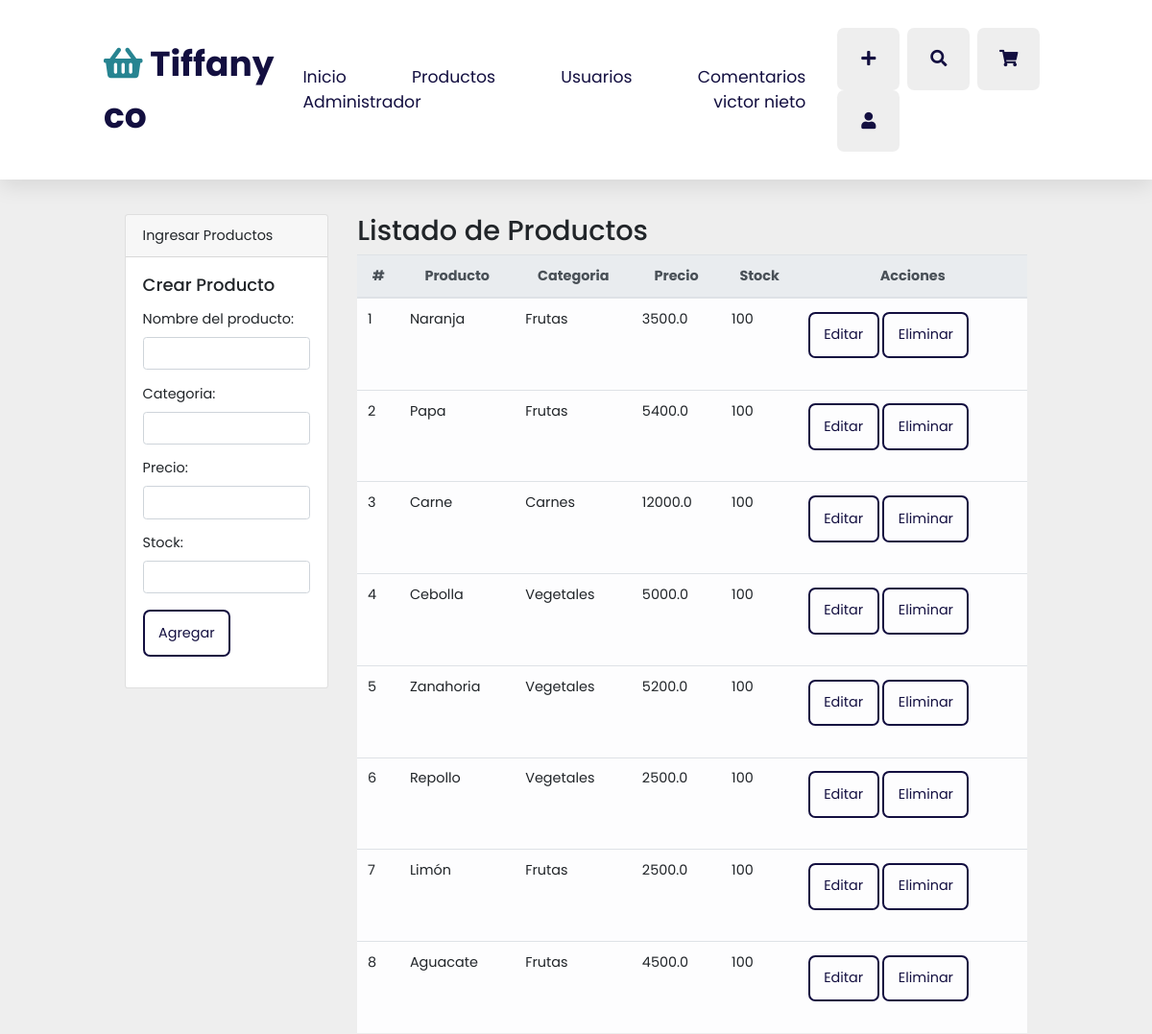
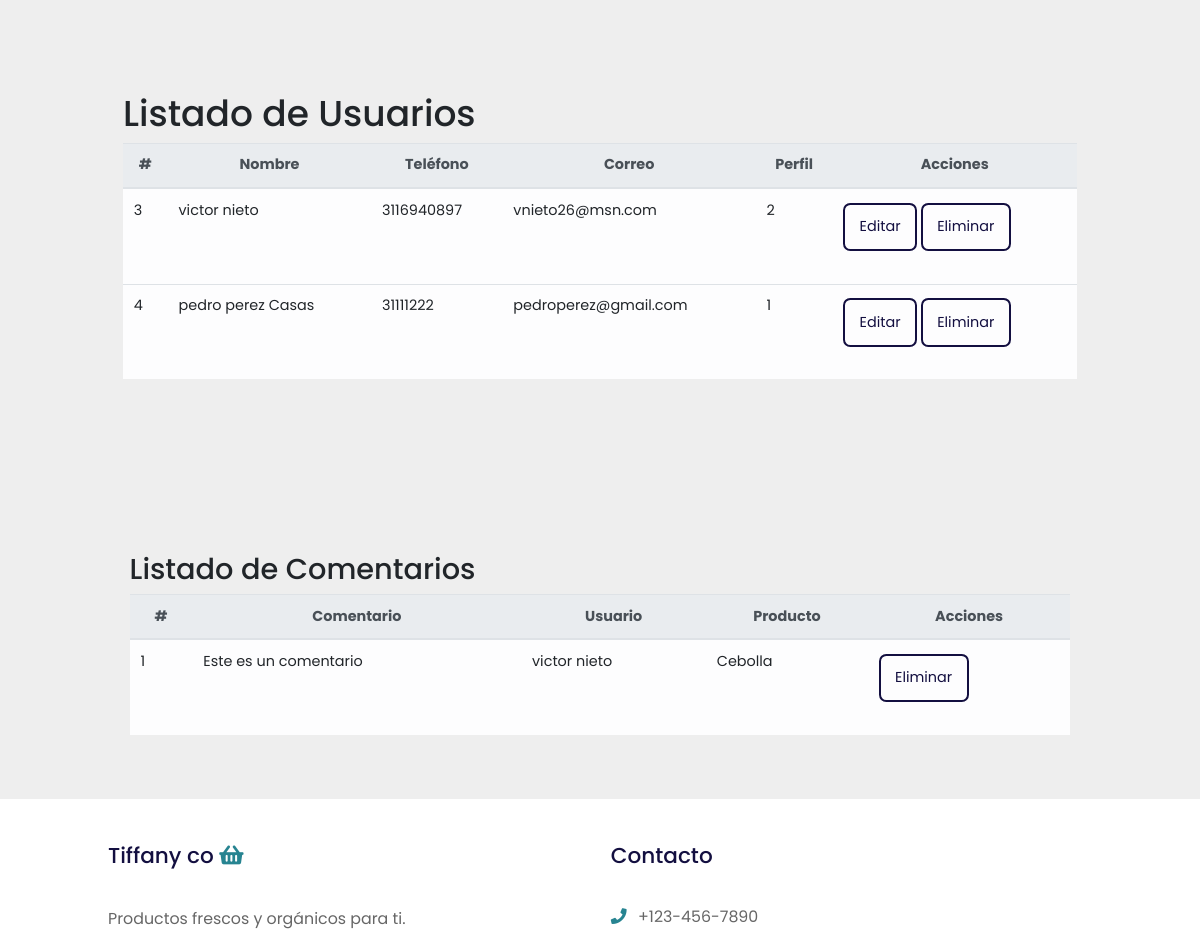
The page /home (signed in, upper part) on the database as committed earlier (2 pictures, top to bottom).
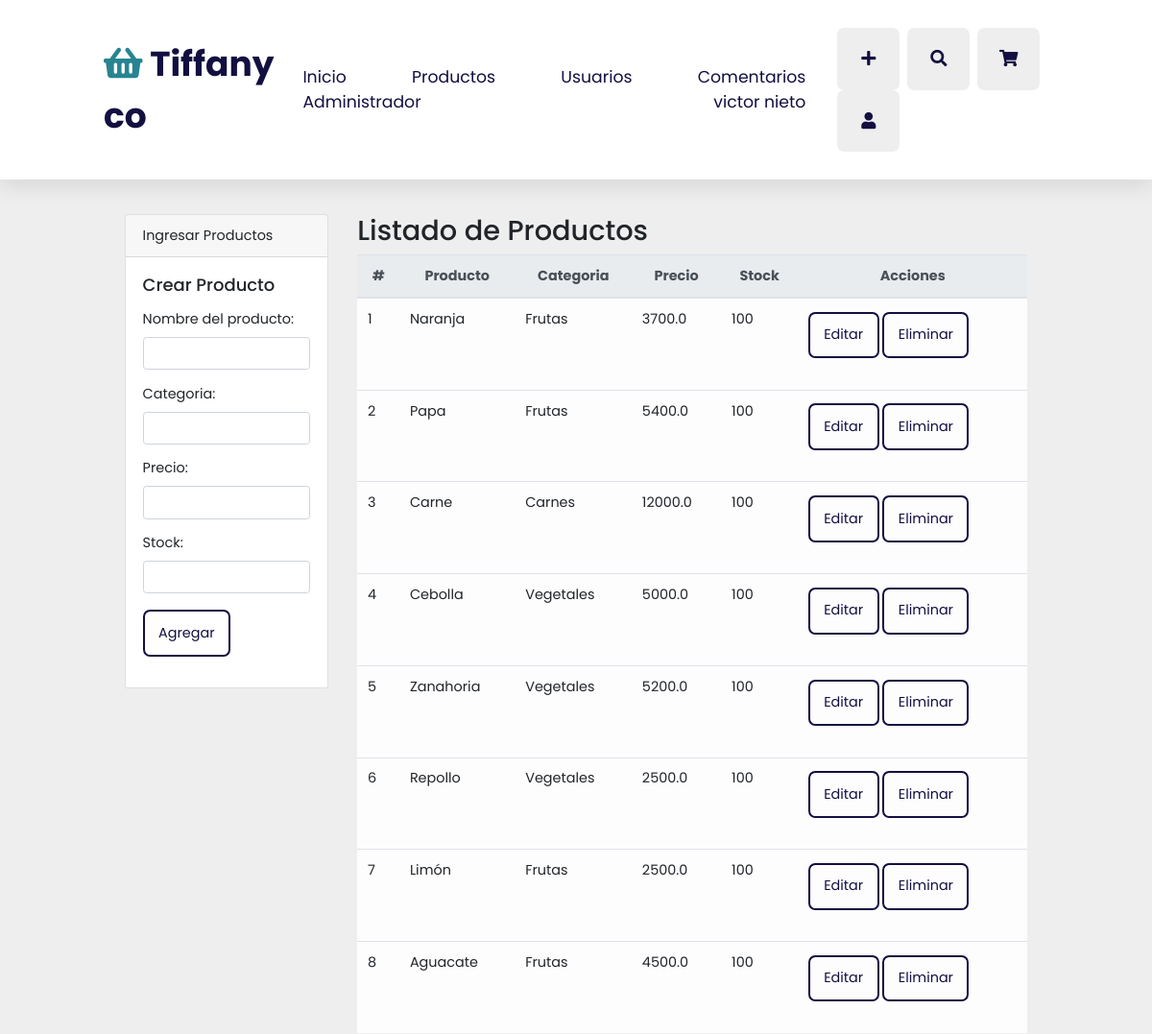
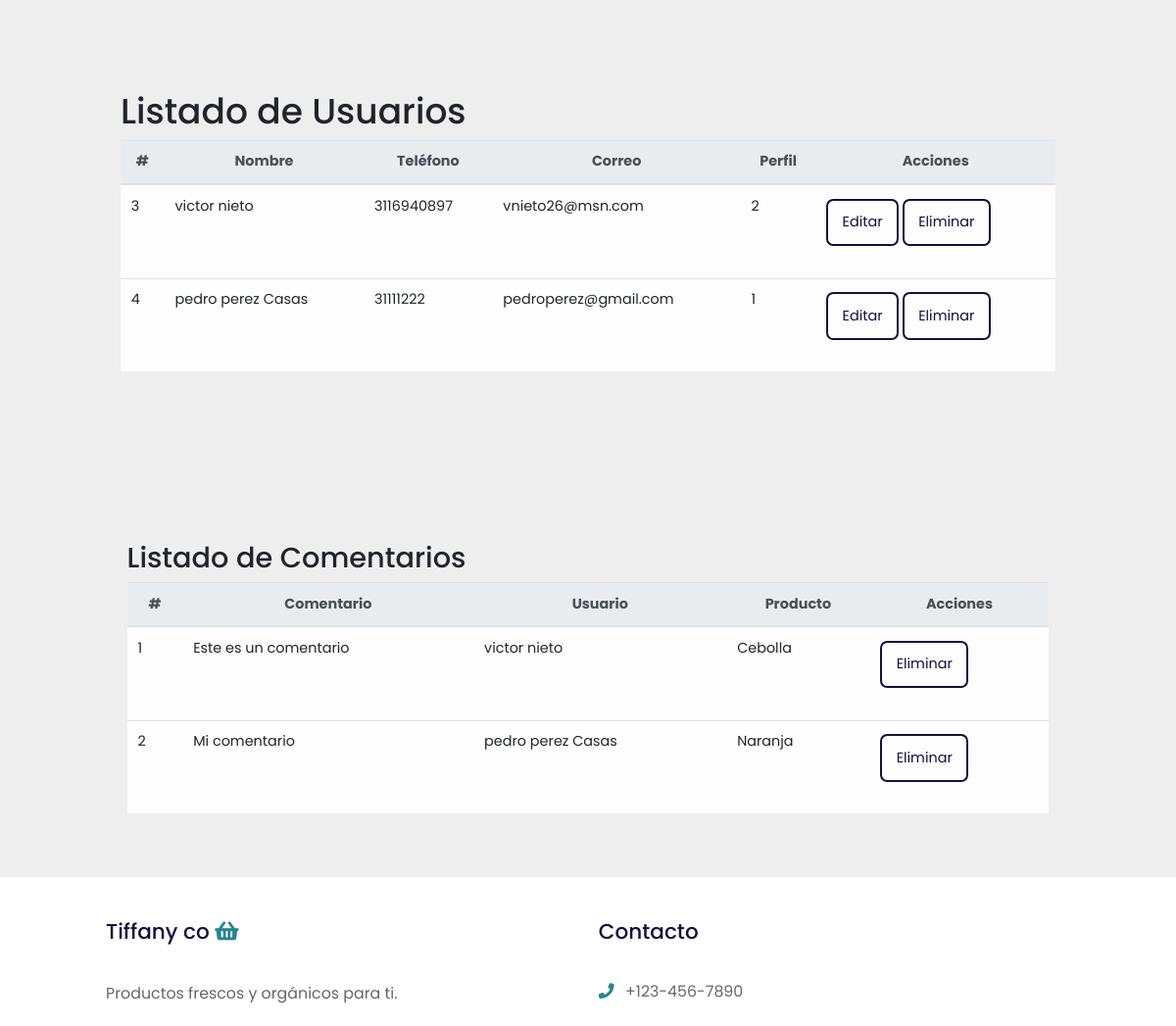
The same page on the database as committed later (2 pictures, top to bottom).
### app.py (models this page shows)
class Products(db.Model):
    id = db.Column(db.Integer, primary_key=True)
    producto = db.Column(db.String(150), nullable=False)
    categoria = db.Column(db.String(50), nullable=False)
    precio = db.Column(db.Float, default = 0.0)
    stock = db.Column(db.Integer, default=0)
    comentario = db.relationship('Comentarios', backref='products')
    compra = db.relationship('Compras', backref='products')

class Users(db.Model):
    id = db.Column(db.Integer, primary_key=True)
    nombre = db.Column(db.String(150), nullable=False)
    telefono = db.Column(db.String(20), nullable=False)
    email = db.Column(db.String(100), unique=True, nullable=False)
    password = db.Column(db.String(80), nullable=False)
    perfil = db.Column(db.String(1), default='1')
    comentario = db.relationship("Comentarios", backref="users")
    compra = db.relationship('Compras', backref='users')

class Comentarios(db.Model):
    id = db.Column(db.Integer, primary_key=True)
    comentario = db.Column(db.String(300), nullable=False)
    id_user = db.Column(db.Integer, db.ForeignKey('users.id'), nullable=False)
    id_producto = db.Column(db.Integer, db.ForeignKey('products.id'), nullable=False)

### app.py (the view)
@ app.route('/home')
def home():
    if 'username' in session:
        productos = Products.query.all()
        users = Users.query.all()
        comentarios = Comentarios.query.all()
        return render_template('home.html', productos=productos, users=users, comentarios= comentarios)
    return redirect(url_for('inicio'))

### templates/home.html (shortened to what the changed rows need)
<!DOCTYPE html>
<html lang="en">
<head>
    <link rel="stylesheet" href="https://unpkg.com/swiper@7/swiper-bundle.min.css" />
    <link rel="stylesheet" href="https://cdnjs.cloudflare.com/ajax/libs/font-awesome/5.15.4/css/all.min.css">
    <link rel="stylesheet" href="https://maxcdn.bootstrapcdn.com/bootstrap/4.0.0/css/bootstrap.min.css">
    <link rel="stylesheet" href="{{url_for('static', filename='css/style.css') }}">
</head>
<body>
    <header class="header">
        <nav class="navbar">
            <a href="{{url_for('home')}}">Inicio</a>
            <a href="#products">Productos</a>
            <a href="#usuarios">Usuarios</a>
            <a href="#review">Comentarios</a>
            <a href="#Products">Administrador</a>
            <a href="{{url_for('home')}}">{{session['username']}}</a>
        </nav>
    </header>
    <section class="features">
        <div class="container mt-5">
            <h1>Gestión Tiffany co</h1>
        </div>
    </section>
    <section class="products" id="products">
        <div class="container p-4 mt-4">
            <div class="row">
                <div class="col-9">
                    <h2>Listado de Productos</h2>
                    <table class="table table-light">
                        <thead class="thead-light">
                            <tr style="text-align: center">
                                <th>#</th>
                                <th>Producto</th>
                                <th>Categoria</th>
                                <th>Precio</th>
                                <th>Stock</th>
                                <th>Acciones</th>
                            </tr>
                        </thead>
                        <tbody>
                            {% for product in productos %}
                            <tr>
                                <td>{{product.id}}</td>
                                <td>{{product.producto}}</td>
                                <td>{{product.categoria}}</td>
                                <td>{{product.precio}}</td>
                                <td>{{product.stock}}</td>
                                <td>
                                    <a href="" class="btn btn-default btn-rounded mb-4" data-toggle="modal"
                                        data-target="#modaleditproduct{{product.id}}">Editar</a>
                                    <a onclick="return confirm('¿Desea borrar el producto?')"
                                        class="btn btn-danger btn-default btn-rounded mb-4"
                                        href="{{url_for('delete_product', id=product.id)}}">Eliminar</a>
                                </td>
                            </tr>
                            {% endfor %}
                        </tbody>
                    </table>
                </div>
            </div>
        </div>
    </section>
    <section class="usuarios" id="usuarios">
        <div class="container">
            <div class="row">
                <div class="col">
                    <h1>Listado de Usuarios</h1>
                    <table class="table table-light">
                        <thead class="thead-light">
                            <tr style="text-align: center">
                                <th>#</th>
                                <th>Nombre</th>
                                <th>Teléfono</th>
                                <th>Correo</th>
                                <th>Perfil</th>
                                <th>Acciones</th>
                            </tr>
                        </thead>
                        <tbody>
                            {% for user in users %}
                            <tr>
                                <td>{{user.id}}</td>
                                <td>{{user.nombre}}</td>
                                <td>{{user.telefono}}</td>
                                <td>{{user.email}}</td>
                                <td>{{user.perfil}}</td>
                                <td>
                                    <a href="" class="btn btn-default btn-rounded mb-4" data-toggle="modal"
                                        data-target="#modaledituser{{user.id}}">Editar</a>
                                    <a onclick="return confirm('¿Desea borrar el usuario?')"
                                        class="btn btn-danger btn-default btn-rounded mb-4"
                                        href="{{url_for('delete_user', id=user.id)}}">Eliminar</a>
                                </td>
                            </tr>
                            {% endfor %}
                        </tbody>
                    </table>
                </div>
            </div>
        </div>
    </section>
    <section class="review" id="review">
        <div class="container p-4 mt-4">
            <div class="row">
                <div class="col">
                    <h2>Listado de Comentarios</h2>
                    <table class="table table-light">
                        <thead class="thead-light">
                            <tr style="text-align: center">
                                <th>#</th>
                                <th>Comentario</th>
                                <th>Usuario</th>
                                <th>Producto</th>
                                <th>Acciones</th>
                            </tr>
                        </thead>
                        <tbody>
                            {% for comenta in comentarios %}
                            <tr>
                                <td>{{comenta.id}}</td>
                                <td>{{comenta.comentario}}</td>
                                <td>{{comenta.users.nombre}}</td>
                                <td>{{comenta.products.producto}}</td>
                                <td>
                                    <a onclick="return confirm('¿Desea borrar el usuario?')"
                                        class="btn btn-danger btn-default btn-rounded mb-4"
                                        href="{{url_for('delete_comenta', id=comenta.id)}}">Eliminar</a>
                                </td>
                            </tr>
                            {% endfor %}
                        </tbody>
                    </table>
                </div>
            </div>
        </div>
    </section>
</body>
</html>

Rows that differ between the two databases and show on the page:
changed Products "Naranja": precio "3500.0" → "3700.0"
added Comentarios: id "2", comentario "Mi comentario", users.nombre "pedro perez Casas", products.producto "Naranja"
